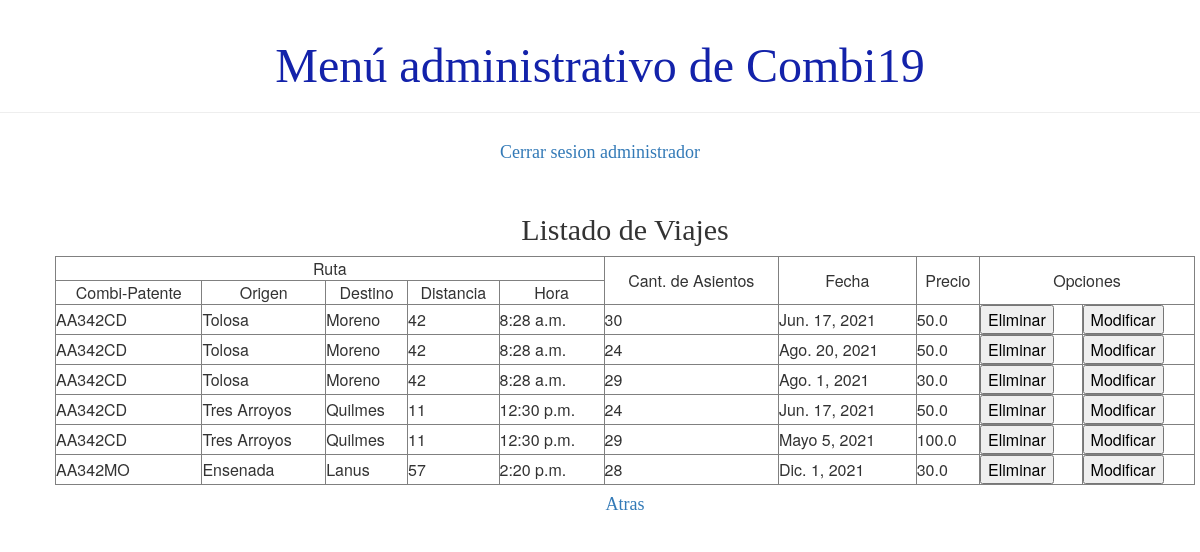
Before: /usuario/listaViaje (signed in) with the older database file.
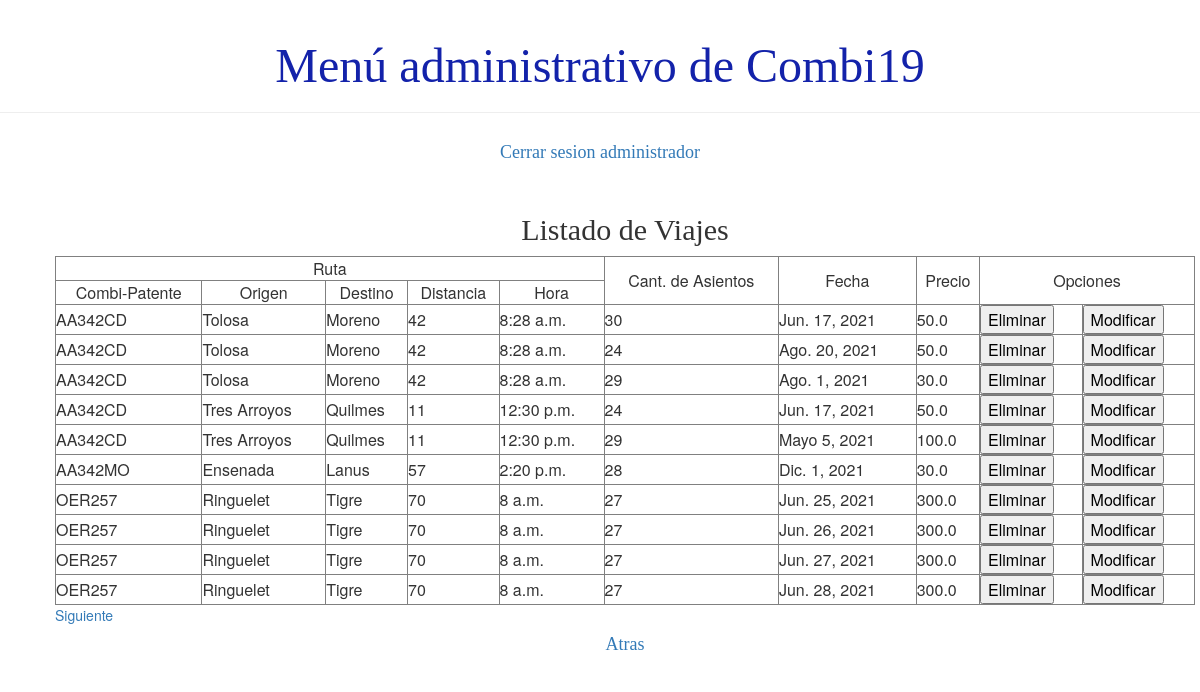
After: the same page with the newer database file.
### demo1/models.py (models this page shows, shortened)
class Combi(models.Model):
    TIPOS_COMBI = (
        ('C', 'Cama'),
        ('S', 'Semicama'),
    )
    chofer = models.ForeignKey(Chofer, on_delete=models.CASCADE)
    patente = models.CharField(max_length=10)
    tipo = models.CharField(max_length=1, choices=TIPOS_COMBI)
    modelo = models.CharField(max_length=40)
    asientos = models.IntegerField()
    activo = models.BooleanField(default=True)

class Lugar(models.Model):
    nombre_de_lugar = models.CharField(max_length=50)
    provincia = models.CharField(max_length=40)
    activo = models.BooleanField(default=True)

class Ruta(models.Model):
    combi = models.ForeignKey(Combi, on_delete=models.CASCADE)
    origen = models.ForeignKey(Lugar, on_delete=models.CASCADE, related_name='origen')
    destino = models.ForeignKey(Lugar, on_delete=models.CASCADE, related_name='destino')
    hora = models.TimeField()
    distancia = models.IntegerField()
    activo = models.BooleanField(default=True)

class Viaje(models.Model):
    TIPOS_ESTADOS = (
        ('PENDIENTE', 'PENDIENTE'),
        ('CANCELADO', 'CANCELADO'),
        ('ENCURSO', 'ENCURSO'),
        ('PASADO', 'PASADO'),)
    estado = models.CharField(max_length=9,default='PENDIENTE', choices=TIPOS_ESTADOS)
    ruta = models.ForeignKey(Ruta, on_delete=models.CASCADE)
    cantInsumos = models.ManyToManyField(CantInsumo,blank=True)
    fecha = models.DateField()
    precio = models.FloatField()
    asientos = models.IntegerField()
    activo = models.BooleanField(default=True)
    vendidos= models.IntegerField(default=0)

### demo1/views.py (the view)
# urls.py: path('usuario/listaViaje', views.listado_viaje ,name='listado_viaje'),
def listado_viaje(request):
    viajes=armarFilaViaje()
    page_obj,cantidad = listadoDePaginacion(viajes, request)
    return render(request, 'demo1/listados/listado_viaje.html', {'page_obj':page_obj, 'cantidad':cantidad})

### demo1/views.py (called while the page is built)
def listadoDePaginacion(lista, request):
    paginator= Paginator(lista, 10)
    cantidad=False if (paginator.count == 0) else True
    page_number = request.GET.get('page')
    return (paginator.get_page(page_number), cantidad)

def armarFilaViaje():
    lista=[]
    viajes=Viaje.objects.filter(activo=True).values()
    for v in viajes:
        r=Ruta.objects.filter(id=v['ruta_id']).values()
        combi=Combi.objects.filter(id=r[0]['combi_id']).values()
        o=Lugar.objects.filter(id=r[0]['origen_id']).values()
        d=Lugar.objects.filter(id=r[0]['destino_id']).values()
        dic={'patente':combi[0]['patente'], 'origen':o[0]['nombre_de_lugar'], 'destino':d[0]['nombre_de_lugar'],
            'hora': r[0]['hora'], 'distancia':r[0]['distancia'], 'cant': v['asientos'], 'fecha':v['fecha'], 'precio':v['precio'], 'pk':v['id']}
        lista.append(dic)
    return lista

### demo1/templates/demo1/listados/listado_viaje.html (shortened to what this page needs)
{% extends 'demo1/base.html' %}
{% load static %}
{% block content %}
<div class="card">
    <h2>Listado de Viajes</h2>
</div>
    <div >
    <table class="tablalista" width=100% border="1">
        <tbody>
        {% if cantidad %}
            <tr>
                <td align="center" colspan="5">Ruta</td>
                <td align="center" rowspan="2">Cant. de Asientos</td>
                <td align="center" rowspan="2">Fecha</td>
                <td align="center" rowspan="2">Precio</td>
                <td align="center" rowspan="2" colspan="2">Opciones</td>
            </tr>
            <tr>
                <td align="center">Combi-Patente</td>
                <td align="center">Origen</td>
                <td align="center">Destino</td>
                <td align="center">Distancia</td>
                <td align="center">Hora</td>
            </tr>
            {% for v in page_obj %}
                <tr>
                    <td>{{ v.patente }}</td>
                    <td>{{ v.origen }}</td>
                    <td>{{ v.destino }}</td>
                    <td>{{ v.distancia }}</td>
                    <td>{{ v.hora }}</td>
                    <td>{{ v.cant }}</td>
                    <td>{{ v.fecha }}</td>
                    <td>{{ v.precio }}</td>
                    <td>
                        <button class="boton_de_eliminacion" onclick="confirmarEliminacion('{% url 'eliminar_viaje' pk=v.pk%}', 'Esta seguro de que desea eliminar el viaje?' )" style="color: black;">Eliminar</button>
                    </td>
                    <td>
                        <button><a href="{% url 'modificar_viaje' pk=v.pk%}" style="text-decoration:none; color: black;">Modificar</a></button>
                    </td>
                </tr>
            {% endfor %}
        {% else %}
            <p>No se registro ningun viaje</p>
        {% endif %}
    </tbody>
    </table>
    </div>
    <div>
        {%if page_obj.has_next %}
            <a href="?page={{ page_obj.next_page_number}}">Siguiente</a>
        {%endif%}
</div>
<div class="card"><h4><a href="{% url 'principal' %}">Atras</a></h4></div>
{% endblock %}

### demo1/templates/demo1/base.html (shortened to what this page needs)
{% load static %}
<html>
    <head >
        <link rel="stylesheet" href="//maxcdn.bootstrapcdn.com/bootstrap/3.2.0/css/bootstrap.min.css">
        <link rel="stylesheet" href="//maxcdn.bootstrapcdn.com/bootstrap/3.2.0/css/bootstrap-theme.min.css">
        <link rel="stylesheet" href="{% static 'css/demo1.css' %}">
    </head>
    <body>
        <div class="page-header">
        {% if user.is_authenticated and user.is_superuser %}
                <h1>Menú administrativo de Combi19</h1>
        </div>
            <div class="card"><h4><a href="http://127.0.0.1:8000/logout/">Cerrar sesion administrador</a> </h4> </div>
            <br>
            <div>
                <div class="content container">
                    {% block content %}
                    {% endblock %}
                </div>
        </div>
        {% else %}
            <h2 class='card'> <p>Error, No ha iniciado sesion</p></h2>
            <h2 class='card'> <a href="http://127.0.0.1:8000/login/">Iniciar Sesión</a></h2>
        {% endif %}
    </body>
</html>

### demo1/static/css/demo1.css (style rules this page uses)
h4 { color: #02105e; }
.page-header h1, .page-header h1 a, .page-header h1 a:visited, .page-header h1 a:active { color: #1322aa; font-size: 36pt; text-decoration: none; display:inline; display: flex; align-items: center; justify-content: center; }
.content { margin-left: 40px; }
h1, h2, h3, h4 { font-family: 'Lobster', cursive; }
.card { display: flex; align-items: center; justify-content: center; }

Changed rows visible on the page:
added Combi: patente "OER257" "OER257" "OER257" "OER257"
now on this page (row unchanged): Lugar: origen "Ringuelet" "Ringuelet" "Ringuelet" "Ringuelet"
now on this page (row unchanged): Lugar: destino "Tigre" "Tigre" "Tigre" "Tigre"
added Ruta: hora "8 a.m." "8 a.m." "8 a.m." "8 a.m."
added Viaje: fecha "Jun. 25, 2021", precio "300.0"
added Viaje: fecha "Jun. 26, 2021", precio "300.0"
added Viaje: fecha "Jun. 27, 2021", precio "300.0"
added Viaje: fecha "Jun. 28, 2021", precio "300.0"
Other visible differences:
new list line: "70 27 Eliminar Modificar"
text now shown: "Siguiente"
